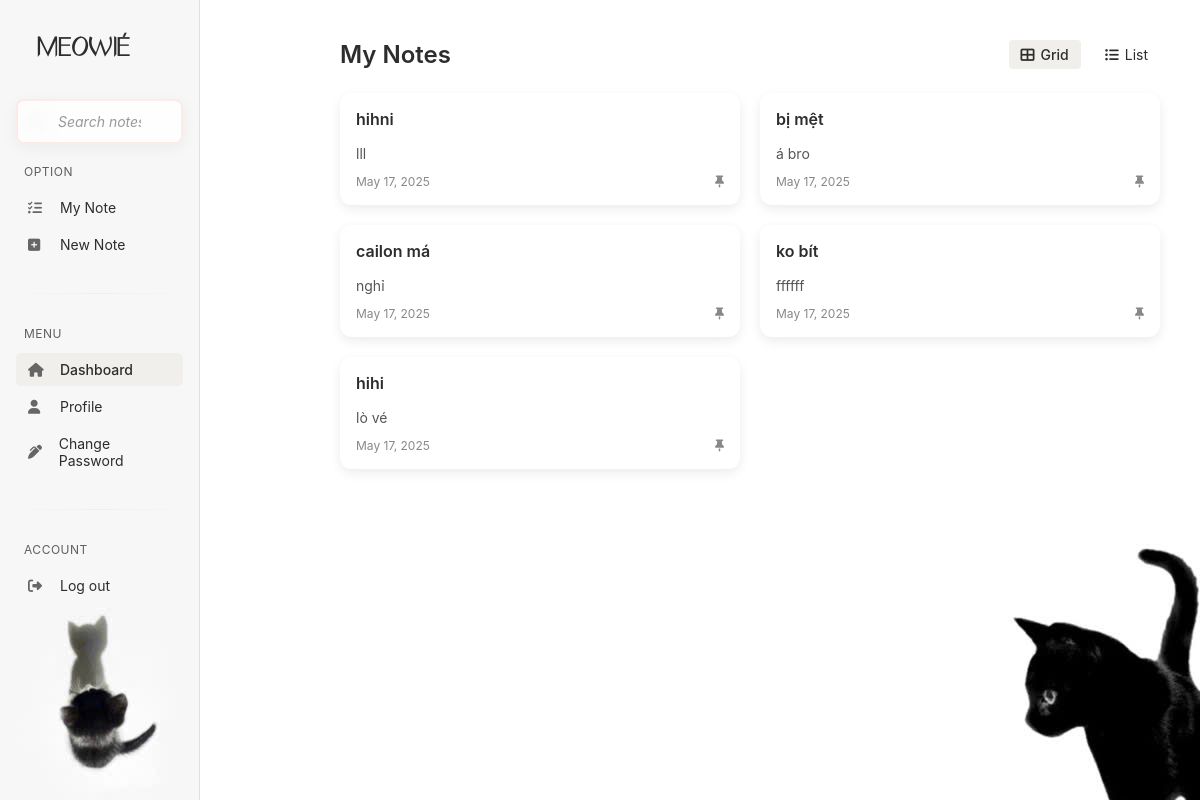
The app's page /dashboard.php (signed in) with its own data.
### tables this page shows
CREATE TABLE `notes` (
  `id` int(11) NOT NULL,
  `user_id` int(11) DEFAULT NULL,
  `title` varchar(255) DEFAULT NULL,
  `content` text DEFAULT NULL,
  `is_pinned` tinyint(1) DEFAULT 0,
  `created_at` timestamp NOT NULL DEFAULT current_timestamp(),
  `images` text DEFAULT NULL,
  `pinned_at` timestamp NULL DEFAULT NULL
);

### dashboard.php (the view, shortened to what this page needs)
<?php
require_once __DIR__ . '/config.php';
$user_id = $_SESSION['user_id'] ?? null;
$notes = [];
$notes_query = $conn->query("SELECT * FROM notes WHERE user_id = $user_id ORDER BY is_pinned DESC, pinned_at DESC, created_at DESC");
if ($notes_query === false) {
    error_log("Notes query failed: " . $conn->error);
    $error_message = "Failed to load notes. Please try again later.";
} else {
    while ($row = $notes_query->fetch_assoc()) {
        $notes[] = $row;
    }
}
?>
<!DOCTYPE html>
<html lang="vi">
<head>
    <link rel="stylesheet" href="https://cdnjs.cloudflare.com/ajax/libs/font-awesome/6.4.0/css/all.min.css">
</head>
<body>
    <div class="sidebar">
        <div class="logo"><i class="fas"></i> MEOWIÉ</div>
        <div class="search-container">
            <i class="fas fa-search search-icon"></i>
            <input type="text" class="search-input" id="searchInput" placeholder="Search notes...">
        </div>
        <div class="section">
            <div class="section-title">Option</div>
            <div class="menu-item"><i class="fas fa-tasks"></i> My Note</div>
            <div class="menu-item" id="new-note-btn"><i class="fas fa-plus-square"></i> New Note
            </div>
        </div>
        <div class="divider"></div>
        <div class="section">
            <div class="section-title">Menu</div>
            <div class="menu-item active">
                <i class="fas fa-home"></i>
                <span>Dashboard</span>
            </div>
            <div class="menu-item">
                <i class="fas fa-user"></i>
                <a href="profile.php" style="text-decoration: none; color: inherit;">Profile</a>
            </div>
            <div class="menu-item">
                <i class="fas fa-pen-alt"></i>
                <a href="change_password.php" style="text-decoration: none; color: inherit;">Change Password</a>
            </div>
        </div>
        <div class="divider"></div>
        <div class="section">
            <div class="section-title">Account</div>
            <div class="menu-item" id="logout-btn">
                <i class="fas fa-sign-out-alt"></i>
                <span>Log out</span>
            </div>
        </div>
    </div>
    <div class="main-content">
        <div class="notes-header">
            <h1 class="notes-title">My Notes</h1>
            <div class="view-options">
                <div class="view-option active" id="grid-view-option"><i class="fas fa-th-large"></i> Grid</div>
                <div class="view-option" id="list-view-option"><i class="fas fa-list-ul"></i> List</div>
            </div>
        </div>
        <?php if (count($notes) > 0): ?>
            <div class="notes-grid" id="notes-grid">
                <?php foreach ($notes as $note): ?>
                    <div class="note-card<?= $note['is_pinned'] ? ' pinned' : '' ?>" data-id="<?= $note['id'] ?>">
                        <div class="note-title">
                            <?= htmlspecialchars($note['title']) ?>
                        </div>
                        <div class="note-content"><?= htmlspecialchars_decode($note['content']) ?></div>
                        <div class="note-meta">
                            <span><?= date('M j, Y', strtotime($note['created_at'])) ?></span>
                            <div class="note-actions">
                                <span class="pin-icon <?= $note['is_pinned'] ? 'pinned' : '' ?>" onclick="togglePin(event, <?= $note['id'] ?>)" title="Toggle pin">
                                    <i class="fas fa-thumbtack"></i>
                                </span>
                            </div>
                        </div>
                    </div>
                <?php endforeach; ?>
            </div>
        <?php endif; ?>
    </div>
</body>
</html>

### dashboard.php (style rules this page uses)
:root { --sidebar-bg: #f7f6f3; --primary-color: #2d2d2d; --accent-color: #db4c3f; --hover-bg: #f0efec; }
* { margin: 0; padding: 0; box-sizing: border-box; font-family:"Font2", -apple-system, BlinkMacSystemFont, 'Segoe UI', Roboto, Oxygen, Ubuntu, Cantarell, sans-serif; }
body { display: flex; background-image: url(background_dashboard2.jpg); color: var(--primary-color); }
.sidebar { width: 200px; height: 100vh; padding: 24px 16px; background-image: url(background_sidebar.jpg); position: fixed; border-right: 1px solid #e0e0e0; position: fixed; z-index: 100; }
.logo { font-family: "Font", Arial, Helvetica; font-weight: 700; font-size: 1.5rem; padding: 12px; margin-bottom: 24px; display: flex; align-items: center; gap: 8px; }
.section { margin-bottom: 32px; }
.section-title { font-size: 0.75rem; color: #5f5f5f; margin-bottom: 12px; text-transform: uppercase; letter-spacing: 0.5px; padding-left: 8px; }
.menu-item { padding: 8px 12px; border-radius: 5px; cursor: pointer; margin: 4px 0; font-size: 14px; display: flex; align-items: center; gap: 12px; transition: all 0.2s ease; }
.menu-item.active { background: var(--hover-bg); font-weight: 500; }
.menu-item i { width: 20px; color: #666; }
.search-container { position: relative; margin: 20px 0; width: 100%; }
.search-input { width: 100%; padding: 12px 40px 12px 40px; border: 2px solid #e0e0e0; border-radius: 8px; font-size: 14px; transition: all 0.3s ease; background-color: #fff; color: #333; }
.search-input::placeholder { color: #999; font-style: italic; }
.search-icon { position: absolute; left: 12px; top: 50%; transform: translateY(-50%); color: #888; transition: color 0.3s ease; }
.main-content { margin-left: 300px; padding: 40px; width: calc(100% - 300px); background: none; }
.divider { height: 1px; background: linear-gradient(90deg, transparent 0%, #eee 50%, transparent 100%); margin: 32px 0; }
.notes-header { display: flex; justify-content: space-between; align-items: center; margin-bottom: 24px; }
.notes-title { font-size: 1.5rem; font-weight: 600; }
.view-options { display: flex; gap: 12px; }
.view-option { padding: 6px 12px; border-radius: 4px; cursor: pointer; font-size: 14px; display: flex; align-items: center; gap: 6px; transition: all 0.2s ease; }
.view-option.active { background: var(--hover-bg); font-weight: 500; }
.notes-grid { display: grid; grid-template-columns: repeat(auto-fill, minmax(280px, 1fr)); gap: 20px; }
.note-card { background: white; border-radius: 8px; padding: 16px; box-shadow: 0 2px 4px rgba(0, 0, 0, 0.05); transition: all 0.2s ease; cursor: pointer; border: 1px solid #e0e0e0; }
.note-title { font-weight: 600; margin-bottom: 8px; font-size: 16px; }
.note-content { color: #555; font-size: 14px; margin-bottom: 12px; display: -webkit-box; -webkit-line-clamp: 3; -webkit-box-orient: vertical; overflow: hidden; text-overflow: ellipsis; }
.note-meta { display: flex; justify-content: space-between; font-size: 12px; color: #888; }
.note-card, .note-list-item { position: relative; }
.note-content { color: #555; font-size: 14px; margin-bottom: 12px; overflow: hidden; text-overflow: ellipsis; }
.note-card { transition: all 0.3s; position: relative; overflow: hidden; border-radius: 12px; border: none; box-shadow: 0 4px 12px rgba(0, 0, 0, 0.08); }
.note-card::before { content: ''; position: absolute; top: 0; left: 0; width: 4px; height: 100%; background: linear-gradient(to bottom, #db4c3f, #e74c3c); opacity: 0; transition: opacity 0.3s; }
.note-title { font-weight: 600; position: relative; padding-bottom: 8px; display: flex; align-items: center; justify-content: space-between; }
.search-input { background: rgba(255, 255, 255, 0.8); backdrop-filter: blur(10px); border: 2px solid rgba(219, 76, 63, 0.1); box-shadow: 0 4px 15px rgba(0, 0, 0, 0.05); transition: all 0.3s; }

### records on screen
notes: title "hihni", content "lll", created_at "May 17, 2025"
notes: title "bị mệt", content "á bro", created_at "May 17, 2025"
notes: title "cailon má", content "nghỉ", created_at "May 17, 2025"
notes: title "ko bít", content "ffffff", created_at "May 17, 2025"
notes: title "hihi", content "lò vé", created_at "May 17, 2025"
